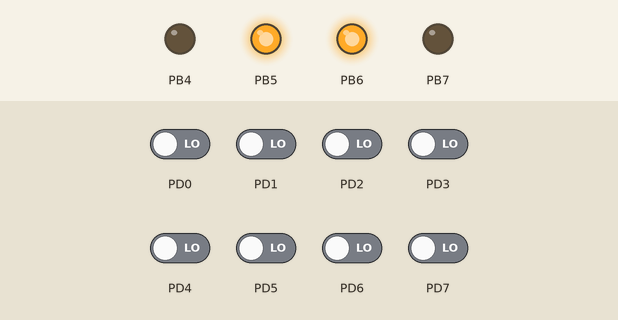
Recording of a program running on a simulated ATmega128, built with avr-gcc and emulated at 16 MHz. On the bench: output pins drawn as LEDs (lit = HIGH). The test bench sets the inputs (shaded band); at power-on: PD0–7 LOW.

Above: at 0.1 s.
Timing chart, 0 to 1.6 s (numbered marks = the images above):
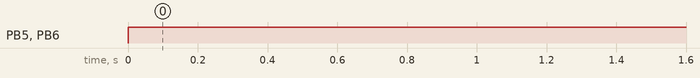

The program:

main.c
```c
/*
 * Lab2.c
 *
 * Created: 1/19/2017 10:11:36 AM
 * Author : wongnich
 */


/*
This code will cause a TekBot connected to the AVR board to
move forward and when it touches an obstacle, it will reverse
and turn away from the obstacle and resume forward motion.

PORT MAP
Port B, Pin 4 -> Output -> Right Motor Enable
Port B, Pin 5 -> Output -> Right Motor Direction
Port B, Pin 7 -> Output -> Left Motor Enable
Port B, Pin 6 -> Output -> Left Motor Direction
Port D, Pin 1 -> Input -> Left Whisker
Port D, Pin 0 -> Input -> Right Whisker
*/

#define F_CPU 16000000
#include <avr/io.h>
#include <util/delay.h>
#include <stdio.h>

int main(void)
{
	DDRB = 0b11110000;      // configure Port B pins for input/output
	PORTB = 0b01100000;     // set initial value for Port B outputs
	DDRD = 0b00000000;		//configure Port D pins for input
	PORTD = 0b00000000;		//set initial value for Port D (no output)

	while (1) // loop forever
	{
		PORTB = 0b01100000;     // make TekBot move forward


		if(PIND == 0b11111110){	//right whisker
			PORTB = 0b00000000;	//back up
			_delay_ms(1000);
			PORTB = 0b00100000;	//turn left
			_delay_ms(1000);
		}
		else if(PIND == 0b11111101){	//left whisker
			PORTB = 0b00000000;	//back up
			_delay_ms(1000);
			PORTB = 0b01000000;	//turn right
			_delay_ms(1000);
		}
		else if(PIND == 0b11111100){	//both whisker (same as left whisker)
			PORTB = 0b00000000;	//back up
			_delay_ms(1000);
			PORTB = 0b01000000;	//turn right
			_delay_ms(1000);
		}

	}
}
```

Measured:
- by itself, PB5, PB6: LOW → HIGH at 0.00 s
